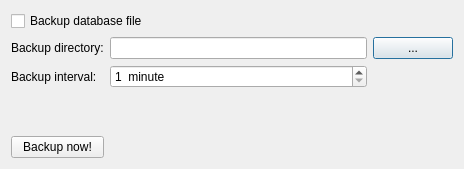
<?xml version="1.0" encoding="UTF-8"?>
<ui version="4.0">
 <class>DialogBackup</class>
 <widget class="QDialog" name="DialogBackup">
  <property name="geometry">
   <rect>
    <x>0</x>
    <y>0</y>
    <width>464</width>
    <height>169</height>
   </rect>
  </property>
  <property name="windowTitle">
   <string>Backup settings</string>
  </property>
  <layout class="QGridLayout" name="gridLayout">
   <item row="2" column="1">
    <widget class="QSpinBox" name="spinBox">
     <property name="suffix">
      <string>  minute</string>
     </property>
     <property name="minimum">
      <number>1</number>
     </property>
    </widget>
   </item>
   <item row="1" column="2">
    <widget class="QPushButton" name="pushButtonBrowse">
     <property name="text">
      <string>...</string>
     </property>
    </widget>
   </item>
   <item row="2" column="0">
    <widget class="QLabel" name="label_2">
     <property name="text">
      <string>Backup interval:</string>
     </property>
    </widget>
   </item>
   <item row="0" column="0" colspan="3">
    <widget class="QCheckBox" name="checkBox">
     <property name="text">
      <string>Backup database file</string>
     </property>
    </widget>
   </item>
   <item row="1" column="1">
    <widget class="QLineEdit" name="lineEdit"/>
   </item>
   <item row="1" column="0">
    <widget class="QLabel" name="label">
     <property name="text">
      <string>Backup directory:</string>
     </property>
    </widget>
   </item>
   <item row="5" column="0">
    <widget class="QPushButton" name="pushButton">
     <property name="text">
      <string>Backup now!</string>
     </property>
    </widget>
   </item>
   <item row="3" column="0" colspan="3">
    <widget class="QLabel" name="labelLastUpdate">
     <property name="text">
      <string/>
     </property>
    </widget>
   </item>
  </layout>
 </widget>
 <resources/>
 <connections/>
</ui>
